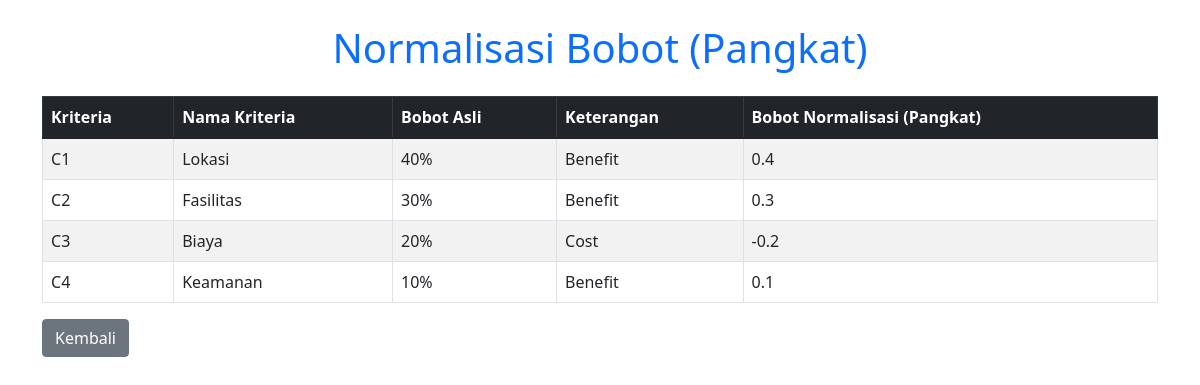
The app's page /Data/Data_Normalisasi.php with its own data.
### tables this page shows
CREATE TABLE `kriteria` (
  `id_kriteria` int(11) NOT NULL,
  `nama_kriteria` varchar(50) NOT NULL,
  `bobot` float NOT NULL,
  `keterangan` enum('Benefit','Cost') NOT NULL
);

### Data/Data_Normalisasi.php (the view, shortened to what this page needs)
<?php
require_once '../Config.php';
$sql_kriteria = "SELECT * FROM kriteria";
$result_kriteria = mysqli_query($conn, $sql_kriteria);
$normalized_weights = [];
$kriteria_data = [];
while ($row = mysqli_fetch_assoc($result_kriteria)) {
    $bobot = $row['bobot'] / 100;
    $normalized_weights['C' . $row['id_kriteria']] = $row['keterangan'] === 'Cost' ? -$bobot : $bobot;
    $kriteria_data[] = $row;
}
?>
<!DOCTYPE html>
<html lang="en">
<head>
    <link href="https://cdn.jsdelivr.net/npm/bootstrap@5.1.3/dist/css/bootstrap.min.css" rel="stylesheet">
</head>
<body class="container py-4">
    <h1 class="text-center text-primary mb-4">Normalisasi Bobot (Pangkat)</h1>
    <table class="table table-bordered table-striped">
        <thead class="table-dark">
            <tr>
                <th>Kriteria</th>
                <th>Nama Kriteria</th>
                <th>Bobot Asli</th>
                <th>Keterangan</th>
                <th>Bobot Normalisasi (Pangkat)</th>
            </tr>
        </thead>
        <tbody>
            <?php foreach ($kriteria_data as $row): ?>
                <tr>
                    <td>C<?= $row['id_kriteria'] ?></td>
                    <td><?= htmlspecialchars($row['nama_kriteria']) ?></td>
                    <td><?= htmlspecialchars($row['bobot']) ?>%</td>
                    <td><?= htmlspecialchars($row['keterangan']) ?></td>
                    <td><?= number_format($normalized_weights['C' . $row['id_kriteria']], 1) ?></td>
                </tr>
            <?php endforeach; ?>
        </tbody>
    </table>
    <a href="Data_Konversi.php" class="btn btn-secondary">Kembali</a>
</body>
</html>

### records on screen
kriteria: id_kriteria "1", nama_kriteria "Lokasi", bobot "40", keterangan "Benefit", id_kriteria "0.4"
kriteria: id_kriteria "2", nama_kriteria "Fasilitas", bobot "30", keterangan "Benefit", id_kriteria "0.3"
kriteria: id_kriteria "3", nama_kriteria "Biaya", bobot "20", keterangan "Cost", id_kriteria "-0.2"
kriteria: id_kriteria "4", nama_kriteria "Keamanan", bobot "10", keterangan "Benefit", id_kriteria "0.1"
